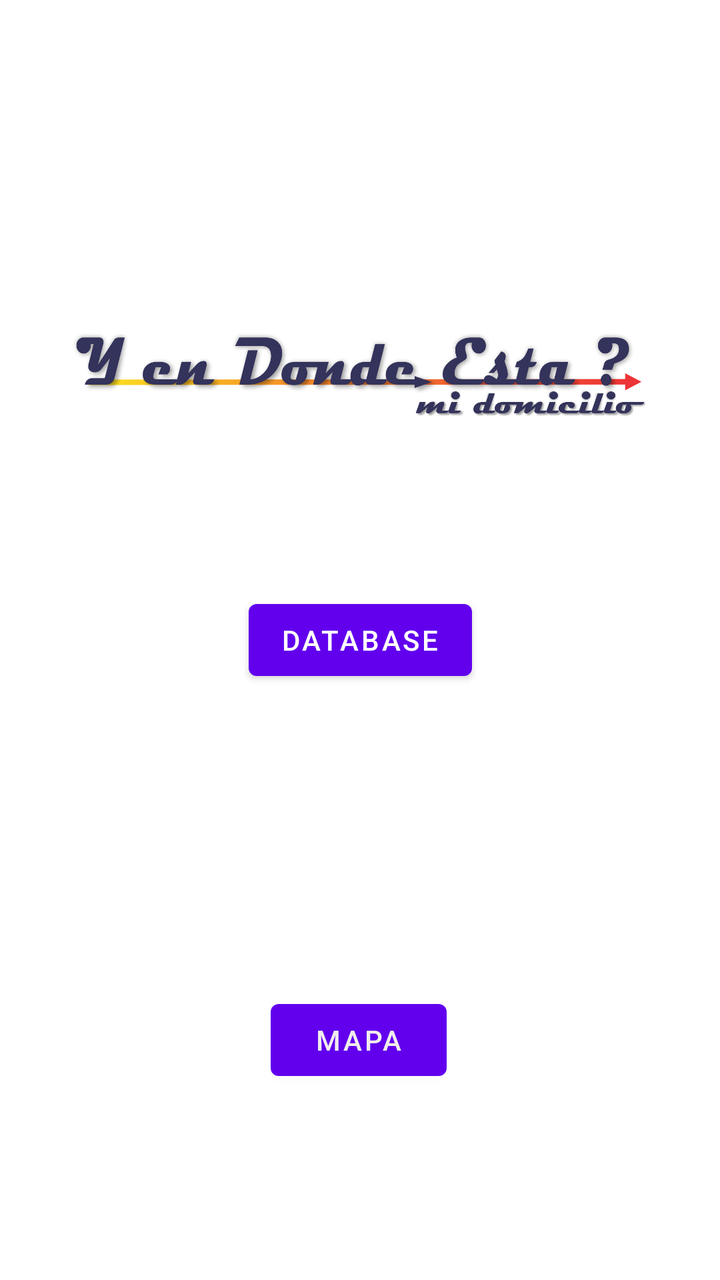
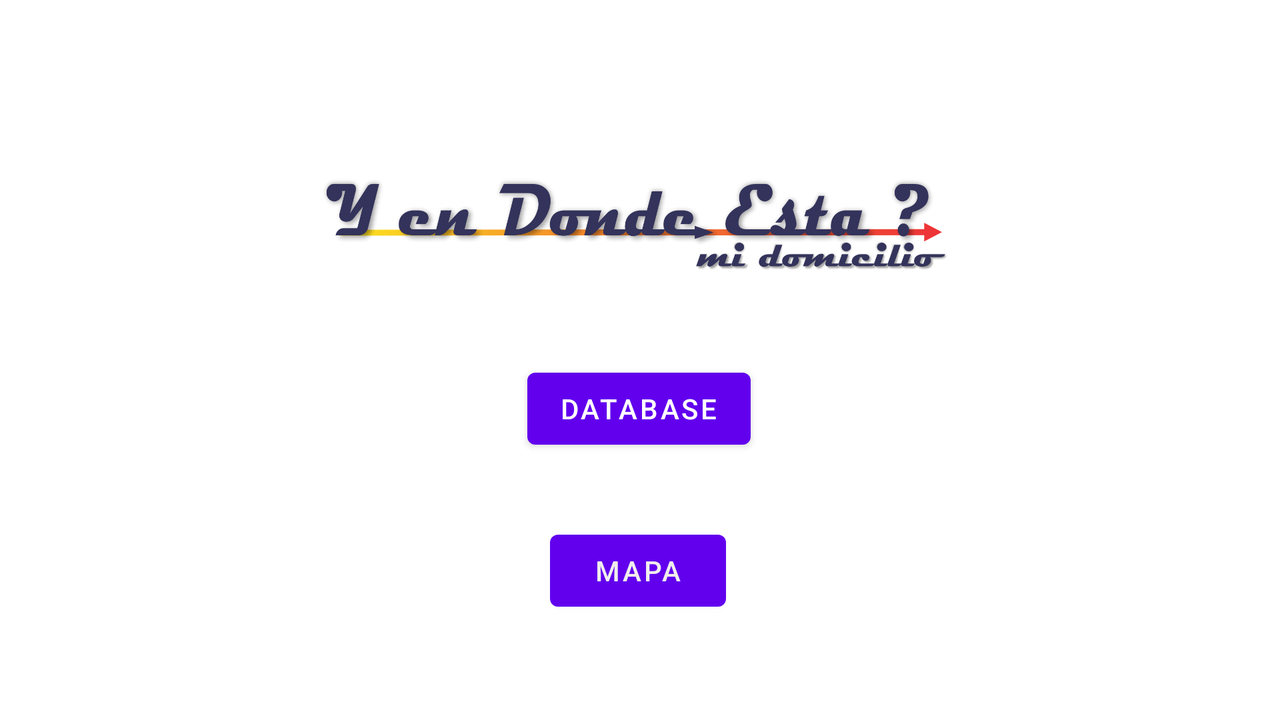

An Android layout and its configuration variant, each rendered on a device that would load it. The default file and the variant file are quoted in full after the pictures.
<!-- AndroidManifest.xml: application theme Theme.YEnDondeEsta -->
<!-- res/layout/activity_main.xml -->
<?xml version="1.0" encoding="utf-8"?>
<androidx.constraintlayout.widget.ConstraintLayout xmlns:android="http://schemas.android.com/apk/res/android"
    xmlns:app="http://schemas.android.com/apk/res-auto"
    xmlns:tools="http://schemas.android.com/tools"
    android:layout_width="match_parent"
    android:layout_height="match_parent"
    tools:context=".MainActivity">

    <Button
        android:id="@+id/button"
        android:layout_width="wrap_content"
        android:layout_height="wrap_content"
        android:onClick="goToMap"
        android:text="Mapa"
        android:textColor="#F1EDED"
        app:layout_constraintBottom_toBottomOf="parent"
        app:layout_constraintEnd_toEndOf="parent"
        app:layout_constraintHorizontal_bias="0.498"
        app:layout_constraintStart_toStartOf="parent"
        app:layout_constraintTop_toTopOf="parent"
        app:layout_constraintVertical_bias="0.838" />

    <ImageView
        android:id="@+id/imageView"
        android:layout_width="318dp"
        android:layout_height="65dp"
        app:layout_constraintBottom_toBottomOf="parent"
        app:layout_constraintEnd_toEndOf="parent"
        app:layout_constraintHorizontal_bias="0.491"
        app:layout_constraintStart_toStartOf="parent"
        app:layout_constraintTop_toTopOf="parent"
        app:layout_constraintVertical_bias="0.269"
        app:srcCompat="@drawable/logo" />

    <Button
        android:id="@+id/button3"
        android:layout_width="wrap_content"
        android:layout_height="wrap_content"
        android:onClick="goToDB"
        android:text="DataBase"
        android:textColor="@color/primaryTextColor"
        app:layout_constraintBottom_toBottomOf="parent"
        app:layout_constraintEnd_toEndOf="parent"
        app:layout_constraintStart_toStartOf="parent"
        app:layout_constraintTop_toTopOf="parent" />

</androidx.constraintlayout.widget.ConstraintLayout>
<!-- resources referenced by this layout -->
<resources>
  <color name="primaryTextColor">#ffffff</color>
  <!-- drawable logo: jpg bitmap (drawable, 311703 bytes) -->
  <style name="Theme.YEnDondeEsta" parent="Theme.MaterialComponents.DayNight.DarkActionBar">
          
          <item name="colorPrimary">@color/purple_500</item>
          <item name="colorPrimaryVariant">@color/purple_700</item>
          <item name="colorOnPrimary">@color/white</item>
          
          <item name="colorSecondary">@color/teal_200</item>
          <item name="colorSecondaryVariant">@color/teal_700</item>
          <item name="colorOnSecondary">@color/black</item>
          
          <item name="android:statusBarColor" tools:targetApi="l">?attr/colorPrimaryVariant</item>
          
      </style>
  <color name="purple_500">#FF6200EE</color>
  <color name="purple_700">#FF3700B3</color>
  <color name="white">#FFFFFFFF</color>
  <color name="teal_200">#FF03DAC5</color>
  <color name="teal_700">#FF018786</color>
  <color name="black">#FF000000</color>
</resources>
<!-- res/layout-land/activity_main.xml (the repository's variant of the layout above) -->
<!-- drawn on the phone turned sideways -->
<?xml version="1.0" encoding="utf-8"?>
<androidx.constraintlayout.widget.ConstraintLayout xmlns:android="http://schemas.android.com/apk/res/android"
    xmlns:app="http://schemas.android.com/apk/res-auto"
    xmlns:tools="http://schemas.android.com/tools"
    android:layout_width="match_parent"
    android:layout_height="match_parent"
    tools:context=".MainActivity">

    <Button
        android:id="@+id/button2"
        android:layout_width="wrap_content"
        android:layout_height="wrap_content"
        android:onClick="goToDB"
        android:text="DataBase"
        android:textColor="@color/primaryTextColor"
        app:layout_constraintBottom_toBottomOf="parent"
        app:layout_constraintEnd_toEndOf="parent"
        app:layout_constraintHorizontal_bias="0.499"
        app:layout_constraintStart_toStartOf="parent"
        app:layout_constraintTop_toTopOf="parent"
        app:layout_constraintVertical_bias="0.578" />

    <Button
        android:id="@+id/button"
        android:layout_width="wrap_content"
        android:layout_height="wrap_content"
        android:onClick="goToMap"
        android:text="Mapa"
        android:textColor="#F1EDED"
        app:layout_constraintBottom_toBottomOf="parent"
        app:layout_constraintEnd_toEndOf="parent"
        app:layout_constraintHorizontal_bias="0.498"
        app:layout_constraintStart_toStartOf="parent"
        app:layout_constraintTop_toTopOf="parent"
        app:layout_constraintVertical_bias="0.838" />

    <ImageView
        android:id="@+id/imageView"
        android:layout_width="354dp"
        android:layout_height="66dp"
        app:layout_constraintBottom_toBottomOf="parent"
        app:layout_constraintEnd_toEndOf="parent"
        app:layout_constraintHorizontal_bias="0.491"
        app:layout_constraintStart_toStartOf="parent"
        app:layout_constraintTop_toTopOf="parent"
        app:layout_constraintVertical_bias="0.269"
        app:srcCompat="@drawable/logo" />

</androidx.constraintlayout.widget.ConstraintLayout>
